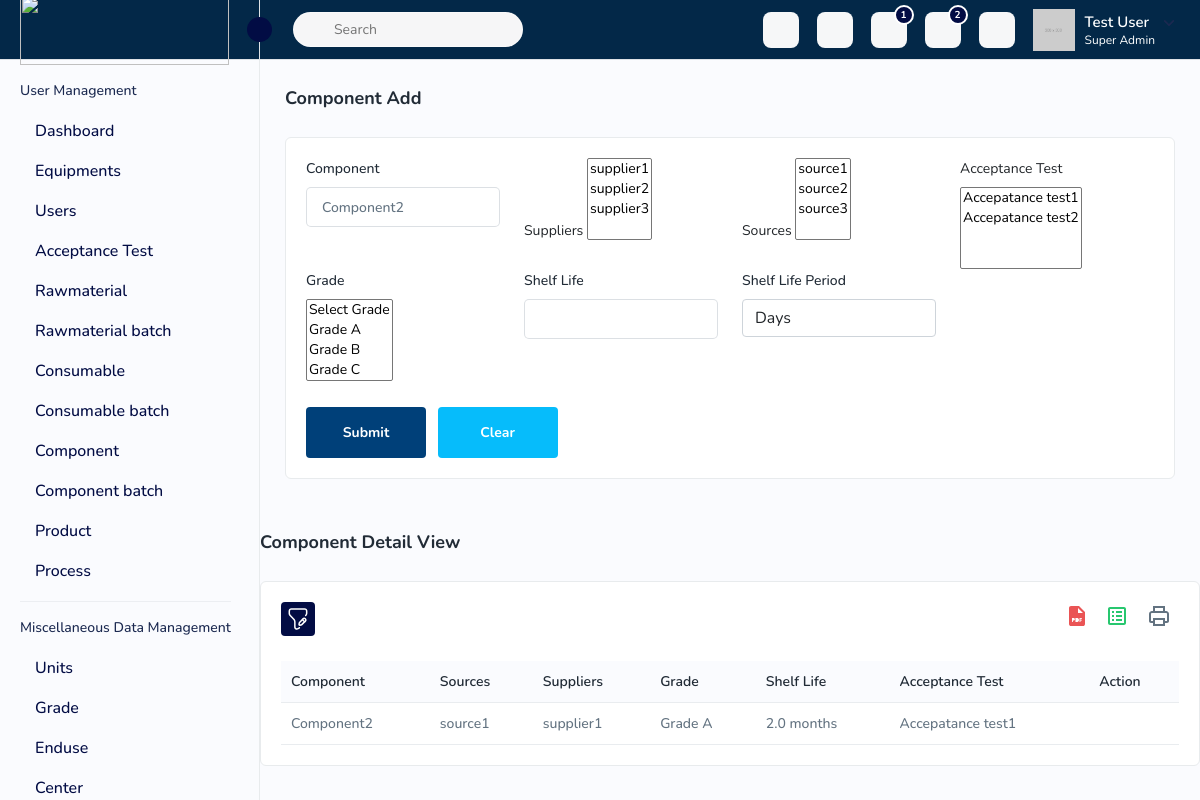
Before: /component/component-detailed-view/2/ with the older database file.
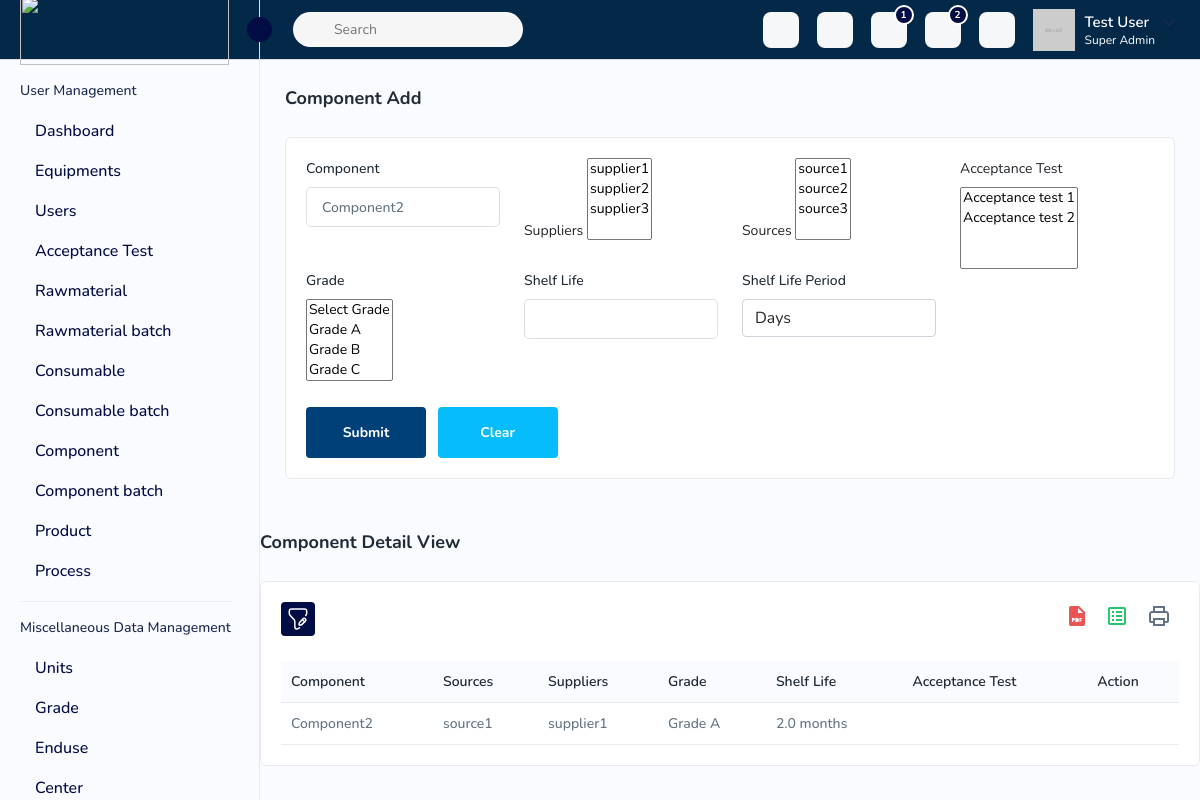
After: the same page with the newer database file.
### qdpc_core_models/models/component.py (models this page shows, shortened)
class Component(models.Model):
    name = models.CharField(max_length=255,unique=True)
    sources = models.ManyToManyField(Sources, related_name='components')
    is_active = models.BooleanField(default=True)  # Active Status
    suppliers = models.ManyToManyField(Suppliers, related_name='components')
    grade = models.ManyToManyField(Grade, related_name='components')
    shelf_life_value = models.FloatField()  # The numeric value for shelf life
    shelf_life_unit = models.CharField(max_length=10, choices=[('days', 'Days'), ('months', 'Months')])
    user_defined_date = models.DateField()
    acceptance_test = models.ManyToManyField(AcceptanceTest, related_name='components')
    @property
    def calculate_expiry_date(self):
        procurement_date = self.user_defined_date  # Use user_defined_date as the default procurement_date
        if self.shelf_life_unit == 'days':
            return procurement_date + timedelta(days=self.shelf_life_value)
        elif self.shelf_life_unit == 'months':
            return procurement_date + timedelta(days=self.shelf_life_value * 30)  # Approximation for months

### qdpc_core_models/models/source.py (models this page shows, shortened)
class Sources(models.Model):
     id = models.AutoField(primary_key=True)
     name = models.CharField(max_length=255)
     email = models.EmailField(unique=True)
     address = models.CharField(max_length=500)
     class Meta:
        verbose_name = 'Source'
        verbose_name_plural = 'Sources'

### qdpc_core_models/models/supplier.py (models this page shows, shortened)
class Suppliers(models.Model):
     id = models.AutoField(primary_key=True)
     name = models.CharField(max_length=255)
     email = models.EmailField(unique=True)
     address = models.CharField(max_length=500)
     class Meta:
        verbose_name = 'Supplier'
        verbose_name_plural = 'Suppliers'

### qdpc_core_models/models/grade.py (models this page shows)
class Grade(models.Model):
    id = models.AutoField(primary_key=True)
    name = models.CharField(max_length=50, unique=True)
    abbreviation = models.CharField(max_length=10)

### qdpc_core_models/models/acceptance_test.py (models this page shows, shortened)
class AcceptanceTest(models.Model):
    TIME_UNIT_CHOICES = [
        ('months', 'Months'),
        ('days', 'Days'),
    ]
    TEST_TYPE_CHOICES = [
        ('quantitative', 'Quantitative'),
        ('qualitative', 'Qualitative'),
    ]
    id = models.AutoField(primary_key=True)
    name = models.CharField(max_length=255)
    min_value = models.IntegerField(blank=True, null=True)  # Optional field
    max_value = models.IntegerField(blank=True, null=True)
    unit = models.ForeignKey('Unit', on_delete=models.CASCADE,null=True,blank=True)
    sampling_plan = models.FileField(
        upload_to='acceptance_test_results/',
        blank=True,
        null=True
    )
    reevaluation_frequency_value = models.PositiveIntegerField(default=12)
    reevaluation_frequency_unit = models.CharField(max_length=10, choices=TIME_UNIT_CHOICES, default='months')
    test_type = models.CharField(max_length=15, choices=TEST_TYPE_CHOICES, default='quantitative')
    test_result = models.CharField(max_length=10, blank=True, null=True)

### component/views/component.py (the view, shortened to what this page needs)
# urls.py: path('component-detailed-view/', ComponentDetailView.as_view(), name='component-detailed-view'),
class ComponentDetailView(BaseModelViewSet):
    def get(self, request,batch_id=None):
        if batch_id:
            sources = self.get_all_obj(model_name=Sources)
            suppliers = self.get_all_obj(model_name=Suppliers)
            acceptance_tests = AcceptanceTest.objects.values('name').annotate(latest_id=Max('id'))
            grades=self.get_all_obj(model_name=Grade)
            latest_acceptance_tests = AcceptanceTest.objects.filter(id__in=[test['latest_id'] for test in acceptance_tests])
            component = get_object_or_404(Component, id=batch_id)
            components_with_same_name = Component.objects.filter(name=component.name)
            serializer = ComponentSerializer(components_with_same_name, many=True)
            context = {
                'sources': sources,
                'suppliers': suppliers,
                'acceptence_test': latest_acceptance_tests,
                'batches': serializer.data,
                'grades':grades,
            }
            return render(request, 'component_detailed_view.html', context)

### component/serializers/component_serializer.py (called while the page is built)
    def get_calculate_expiry_date(self, obj):
        return obj.calculate_expiry_date

    def get_source_names(self, obj):
        return [source.name for source in obj.sources.all()]

    def get_supplier_names(self, obj):
        return [supplier.name for supplier in obj.suppliers.all()]

    def get_grade_names(self, obj):
        return [grade.name for grade in obj.grade.all()]

    def get_acceptance_test_names(self, obj):
        return [test.name for test in obj.acceptance_test.all()]

### qdpc/core/modelviewset.py (called while the page is built)
    def get_all_obj(self,model_name,*args, **kwargs):
        queryset=model_name.objects.all()
        return queryset

### templates/component_detailed_view.html (shortened to what the changed rows need)
{% extends 'index.html' %}
{% block content %}
{% load static %}
		<div class="page-wrapper">
			<div class="content">
        <div class="card">
            <div class="card-body">
                <div class="row">
                    <div class="col-lg-3 col-sm-6 col-12">
                        <div class="form-group">
                            <label>Component</label>
							{% for batch in batches %}
                            <input type="text" name="component" id="component" value="{{ batch.name }}" readonly>
							{% endfor %}
						</div>
                    </div>
                    <div class="col-lg-3 col-sm-6 col-12">
                        <label for="acceptance_test" class="form-label">Acceptance Test</label>
                        <select class="select" id="acceptance_test" name="acceptance_test[]" multiple>
                            {% for acc in acceptence_test %}
                                <option value="{{ acc.id }}">{{ acc.name }}</option>
                            {% endfor %}
                        </select>
                    </div>
                </div>
            </div>
        </div>
			</div>
			<div class="card">
				<div class="card-body">
					{% if batches %}
					<div class="table-responsive">
						<table class="table datanew">
							<thead>
								<tr>
									<th>Component</th>
									<th>Sources</th>
									<th>Suppliers</th>
									<th>Grade</th>
									<th>Shelf Life</th>
									<th>Acceptance Test</th>
									<th>Action</th>
								</tr>
							</thead>
							<tbody>
								{% for batch in batches %}
								<tr>
									<td>{{ batch.name }}</td>
									<td>
										{% for source in batch.source_names %}
										{{ source }}{% if not forloop.last %}, {% endif %}
										{% endfor %}
									</td>
									<td>
										{% for supplier in batch.supplier_names %}
										{{ supplier }}{% if not forloop.last %}, {% endif %}
										{% endfor %}
									</td>
									<td>
										{% for grade in batch.grade_names %}
										{{ grade }}{% if not forloop.last %}, {% endif %}
									{% endfor %}
									</td>
									<td>{{ batch.shelf_life_value }} {{ batch.shelf_life_unit }}</td>
									<td>
										{% for test_name in batch.acceptance_test_names %}
										{{ test_name }}{% if not forloop.last %}, {% endif %}
										{% endfor %}
									</td>
									<td>
										<a class="me-3 view-user-btn" href="javascript:void(0);" data-bs-toggle="modal"
											data-bs-target="#materialpage" data-batch-id="{{ batch.id }}">
											<i class="fa fa-edit"></i>
										</a>
									</td>
								</tr>
								{% endfor %}
							</tbody>
						</table>
					</div>
					{% endif %}
				</div>
			</div>
		</div>
	</div>
	{% endblock %}

Changed rows visible on the page:
removed AcceptanceTest: {{ acc.id }} 1 (drawn), acceptance_test_names "Accepatance test1"
Other visible differences:
form field value: "Accepatance test1 / Accepatance test2" → "Acceptance test 1 / Acceptance test 2"
